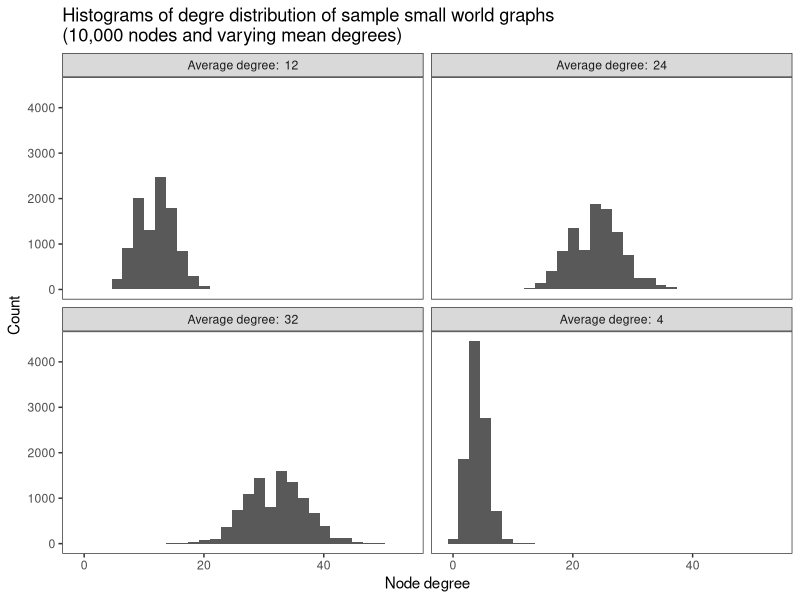

Here is the R script that generated this plot:
#' ---
#' title: "Influentials, networks and public opinion formation"
#' author: Watts and Dodds 2007
#' output: github_document
#' ---

#' last update: Sun Mar 04 10:03:44 2018

library(tidyverse)
library(igraph)
library(gridExtra)

options(scipen=999)  # turn-off scientific notation like 1e+48
theme_set(theme_bw())
set.seed(20130810)

dev.new()

#' *Note: This script is my effort to replicate the results from the paper
#' "Influentials, networks and public opinion formation", Watts and Dodds (2007).
#' This is a self-didactic attempt.*
#'
#' In marketing, there is a hugely popular idea that a small group of
#' "influencers" are able to drive large scale diffusion of products/information
#' on a scale beyond what can be achieved by ordinary individuals. In this
#' script, we take a look at this hypothesis and explore the boundary conditions
#' in which this idea is true.
#'
#' Before we begin our exploration, it is instructive to look at the degree
#' distribution of the underlying network on which we simulate the diffusion
#' process. At the outset, note that we focus only on networks that have a
#' balanced distribution around a mean for node degrees in this script. This
#' means that most nodes have the same degree (equal to the mean), and there are
#' a few nodes which have degrees spread about the mean. It is an open question
#' whether such a distribution of degrees is reflective of the real-world and is
#' not a subject of exploration here.

numNodes <- 1e4
degreeDistributions <- bind_rows(data_frame(d = degree(sample_smallworld(dim = 1, 
                                                                         size = numNodes, 
                                                                         nei = 2, 
                                                                         p = 0.5)), 
                                            m = rep(paste("Average degree: ", mean(d)), numNodes)),
                                 data_frame(d = degree(sample_smallworld(dim = 1, 
                                                                         size = numNodes, 
                                                                         nei = 6, 
                                                                         p = 0.5)), 
                                            m = rep(paste("Average degree: ", mean(d)), numNodes)),
                                 data_frame(d = degree(sample_smallworld(dim = 1, 
                                                                         size = numNodes, 
                                                                         nei = 12, 
                                                                         p = 0.5)), 
                                            m = rep(paste("Average degree: ", mean(d)), numNodes)),
                                 data_frame(d = degree(sample_smallworld(dim = 1, 
                                                                         size = numNodes, 
                                                                         nei = 16, 
                                                                         p = 0.5)), 
                                            m = rep(paste("Average degree: ", mean(d)), numNodes)))

ggplot(degreeDistributions) +
  geom_histogram(aes(x = d)) +
  labs(x = "Node degree", y = "Count", 
       title = "Histograms of degre distribution of sample small world graphs \n(10,000 nodes and varying mean degrees)") + 
  facet_wrap(~m, ncol = 2) +
  theme(panel.grid.major = element_blank(), panel.grid.minor = element_blank())


#' We model the impact of seeding to specific individuals by running diffusion
#' simulations in two scenarios. In the first scenario, we seed the simulation
#' by activating a randomly chosen node from the network. In the second
#' scenario, we seed the most connected node (i.e., highest degree) in the
#' network.
#'
#' We make the following assumptions on the decision making behavior of the
#' nodes in a network:
#'
#' - A node in a graph is faced with a binary decision - to engage or to not
#' engage (e.g., with new products or discussions with friends)
#'
#' - They make this decision based on a simple rule: they compute the fraction
#' of their neighbors that have engaged, compare it with their personal
#' threshold, and engage if the fraction of engaged neighbors exceeds the
#' threshold. In other words, the thought process is on the lines, "If at least
#' 18% of my friends bought the new iPhone, I would want to buy it too".
#'
#' - At each update, we compute the vulnerable nodes by comparing the fraction
#' of their engaged neighbors to the threshold, compare this to the threshold
#' and activate the node if the fraction is greater than the threshold.
#'
#' # Model
#'
#' Create a new small world graph at each realization. This represents a
#' distribution of node degrees and is supposed to be reflective of the
#' influence distribution among the nodes in the network. Two kinds of seeding
#' is conducted - seeding the most influential person in the network (e.g., one
#' with maximum degree) and a randomly chosen person in the network. The network
#' then updates till no new node activations are possible at this configuration
#' of the network and the threshold. The simulation is executed a large number
#' of times and the cumulative number of activations is counted for each case.

#' *Hyper Parameters of the model*
#'
#' 1. Number of nodes in the Barabasi-Albert graph (n)
#'
#' 2. Average degree (z)
#'
#' 3. Threshold (distribution or a specific value)
#'
#' 4. Number of realizations
#'
#' *Output* A matrix of number of activations in random and influential seeding
#' and time steps to stability for each case at the end of each realization of
#' the simulation

diffusionSimulation <- function(n, z, threshold, numRealizations) {
  output <- matrix(nrow = numRealizations, ncol = 4)
  colnames(output) <- c("RandomActivations", "RandomTimesteps", "InfluentialActivations", "InfluentialTimesteps")
  k <-  floor(z/2)
  
  for (r in 1:numRealizations) {
    g <-  sample_smallworld(dim = 1, size = numNodes, nei = k, p = 0.5)
    A <- get.adjacency(g)
    degrees <- degree(g)
    thresholdNum <- threshold * degrees
    
    # Random Seeding begins here
    nodeStatus <- rep(0, n)
    seed <- sample(V(g), size = 1)
    nodeStatus[seed] <- 1
    
    t <- 1
    oldNodeStatus <- nodeStatus
    numEngagedNeighbors <- as.vector(A%*%nodeStatus)
    vulnerableNodes <- numEngagedNeighbors > thresholdNum
    nodeStatus[vulnerableNodes] <- 1
    
    while (max(nodeStatus != oldNodeStatus) > 0) {
      oldNodeStatus <- nodeStatus
      numEngagedNeighbors <- as.vector(A%*%nodeStatus)
      vulnerableNodes <- numEngagedNeighbors > thresholdNum
      nodeStatus[vulnerableNodes] <- 1
      t <- t + 1
    } 
    
    randomActivations <- sum(nodeStatus)
    randomTimesteps <- t
    
    # Seeding the most connected member begins here
    nodeStatus <- rep(0, n)
    seed <- which(degree(g) == max(centralization.degree(g)$res)) # Who has the maximum degree?
    nodeStatus[seed] <- 1
    
    t <- 1
    oldNodeStatus <- nodeStatus
    numEngagedNeighbors <- as.vector(A%*%nodeStatus)
    vulnerableNodes <- numEngagedNeighbors > thresholdNum
    nodeStatus[vulnerableNodes] <- 1
    
    while (max(nodeStatus != oldNodeStatus) > 0) {
      oldNodeStatus <- nodeStatus
      numEngagedNeighbors <- as.vector(A%*%nodeStatus)
      vulnerableNodes <- numEngagedNeighbors > thresholdNum
      nodeStatus[vulnerableNodes] <- 1
      t <- t + 1
    } 
    
    
    influentialActivations <- sum(nodeStatus)
    influentialTimesteps <- t
    
    output[r, ] <- c(randomActivations, randomTimesteps, influentialActivations, influentialTimesteps)
  }
  
  return (output)
}

#' Minimal working examples and analysis
#'
#' We illustrate our script by running it for a set of average degrees and
#' thresholds. We assume that all the nodes in the network have the same
#' fractional threshold for simplicity. We run the simulation at four points
#' that mimic a factorial design. We vary (z, threshold) as (4, 0.01), (4, 0.2),
#' (32, 0.01), (32, 0.4).
#' 

numNodes <- 1e4
system.time(data1 <- diffusionSimulation(n = numNodes, z = 4, rep(0.01, numNodes), numRealizations = 100))
system.time(data2 <- diffusionSimulation(n = numNodes, z = 4, rep(0.2, numNodes), numRealizations = 100))
system.time(data3 <- diffusionSimulation(n = numNodes, z = 32, rep(0.01, numNodes), numRealizations = 100))
system.time(data4 <- diffusionSimulation(n = numNodes, z = 32, rep(0.2, numNodes), numRealizations = 100))

results <- bind_rows(as.data.frame(data1), 
                     as.data.frame(data2),
                     as.data.frame(data3),
                     as.data.frame(data4))

glimpse(results)
resultSummary <- results %>% mutate(ElevationInActivations = InfluentialActivations/RandomActivations,
                                    RandGlobalCascade = map_lgl(results$RandomActivations, function(x) {return(x>1000)}),
                                    InfluentialGlobalCascade = map_lgl(results$InfluentialActivations, function(x) {return(x>1000)})) %>% 
                             summarize(MeanElevation = mean(ElevationInActivations),
                                       MedianElevation = median(ElevationInActivations),
                                       NumRandGlobalCascades = sum(RandGlobalCascade),
                                       NumInfluentialGlobalCascades = sum(InfluentialGlobalCascade))
print(resultSummary)

#' *Final Analysis*
#'
#' If we look at the mean elevation across all the simulation runs on the sample
#' space, it looks like influentials provide a big jump in elevation compared to
#' average individuals. This is a big `+1` for the influential hypothesis. A
#' direct implication of this finding is that most marketing dollars should be
#' directed towards identifying and 'influencing' the influencers.
#'
#' No wonder 'influencer marketing' was the buzz word for several years!
#'
#' This is not the full picture though. Averages are severely misleading. A key
#' idea of the Tipping Point is that these 'special' individuals are able to
#' drive large swathes of ordinary individuals into adopting the idea because of
#' their endorsement. Such large scale sequence of adoptions following a single
#' adoption are called cascades. To be really effective, influentials should be
#' able to drive cascades that are large not only on average, but also in scale.
#' They have to be really, really, really big. The kind of big that poor
#' ordinary individuals cannot generate, ever.
#'
#' These kind of super large cascades are called global cascades.
#'
#' A reasonable definition of a global cascade is one that occupies at least 10%
#' of the network (this is based on prior literaure, but of course it is up to
#' you to pick a cut-off).
#'
#' For the 10,000 node network we consider in this notebook, global cascades are
#' those that reach 1000 nodes.
#'
#' On this metric, we see that influentials drive roughly 25% more global
#' cascades compared to randomly chosen individuals.
#'
#' Is this result worth the effort?